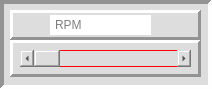
      <widget class="QFrame" name="frame_286">
       <property name="minimumSize">
        <size>
         <width>212</width>
         <height>89</height>
        </size>
       </property>
       <property name="styleSheet">
        <string notr="true">background-color: rgb(221, 221, 221);</string>
       </property>
       <property name="frameShape">
        <enum>QFrame::Panel</enum>
       </property>
       <property name="frameShadow">
        <enum>QFrame::Sunken</enum>
       </property>
       <property name="lineWidth">
        <number>4</number>
       </property>
       <property name="midLineWidth">
        <number>0</number>
       </property>
       <widget class="QFrame" name="frame_287">
        <property name="geometry">
         <rect>
          <x>10</x>
          <y>40</y>
          <width>191</width>
          <height>37</height>
         </rect>
        </property>
        <property name="styleSheet">
         <string notr="true"/>
        </property>
        <property name="frameShape">
         <enum>QFrame::Panel</enum>
        </property>
        <property name="frameShadow">
         <enum>QFrame::Raised</enum>
        </property>
        <property name="lineWidth">
         <number>3</number>
        </property>
        <widget class="QScrollBar" name="horizontalScrollBar_99">
         <property name="geometry">
          <rect>
           <x>10</x>
           <y>10</y>
           <width>171</width>
           <height>17</height>
          </rect>
         </property>
         <property name="minimumSize">
          <size>
           <width>171</width>
           <height>17</height>
          </size>
         </property>
         <property name="maximumSize">
          <size>
           <width>171</width>
           <height>17</height>
          </size>
         </property>
         <property name="styleSheet">
          <string notr="true"> border: 1px solid red</string>
         </property>
         <property name="orientation">
          <enum>Qt::Horizontal</enum>
         </property>
        </widget>
       </widget>
       <widget class="QFrame" name="frame_288">
        <property name="geometry">
         <rect>
          <x>10</x>
          <y>10</y>
          <width>191</width>
          <height>30</height>
         </rect>
        </property>
        <property name="frameShape">
         <enum>QFrame::Panel</enum>
        </property>
        <property name="frameShadow">
         <enum>QFrame::Raised</enum>
        </property>
        <property name="lineWidth">
         <number>3</number>
        </property>
        <property name="midLineWidth">
         <number>0</number>
        </property>
        <widget class="QLineEdit" name="lineEdit_99">
         <property name="geometry">
          <rect>
           <x>40</x>
           <y>5</y>
           <width>101</width>
           <height>20</height>
          </rect>
         </property>
         <property name="minimumSize">
          <size>
           <width>101</width>
           <height>20</height>
          </size>
         </property>
         <property name="maximumSize">
          <size>
           <width>101</width>
           <height>20</height>
          </size>
         </property>
         <property name="styleSheet">
          <string notr="true">QLineEdit {
 border: 3px solid wHITE;
	background-color: rgb(255, 255, 255);
}
</string>
         </property>
         <property name="placeholderText">
          <string>RPM</string>
         </property>
        </widget>
       </widget>
      </widget>
